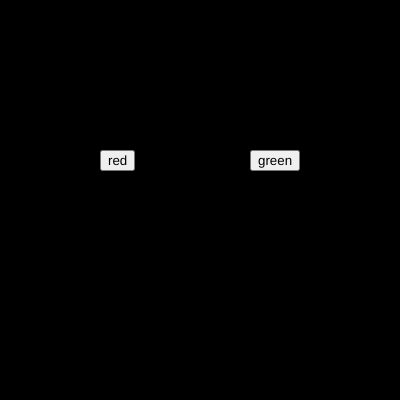
Frame 1 (no input)
Frame 60 (no input): identical to frame 1, image omitted
Frame 120 (the mouse pressed at the canvas centre since frame 60): identical to frame 1, image omitted

The p5.js sketch that drew this single still picture (run headless with seeded random() and noise() and a simulated clock; from frame 60 on, the mouse is pressed at the canvas centre):

// p5.js sketch
// ── sketch.js
var btn_red;
var btn_green;

var r = 0;
var g = 0;
var b = 0;

function setup() {
    createCanvas(400, 400);  
    btn_red=createButton("red");
    btn_red.position(100,150);
    btn_red.mousePressed(redBg);
    
    btn_green=createButton("green");
    btn_green.position(250,150);
    btn_green.mousePressed(greenBg);
}

function draw() {
  background(r,g,b);
}

function redBg()
{
  r=255;
  g=0;
  b=0;
}

function greenBg()
{
  r=0;
  g=255;
  b=0;
}
